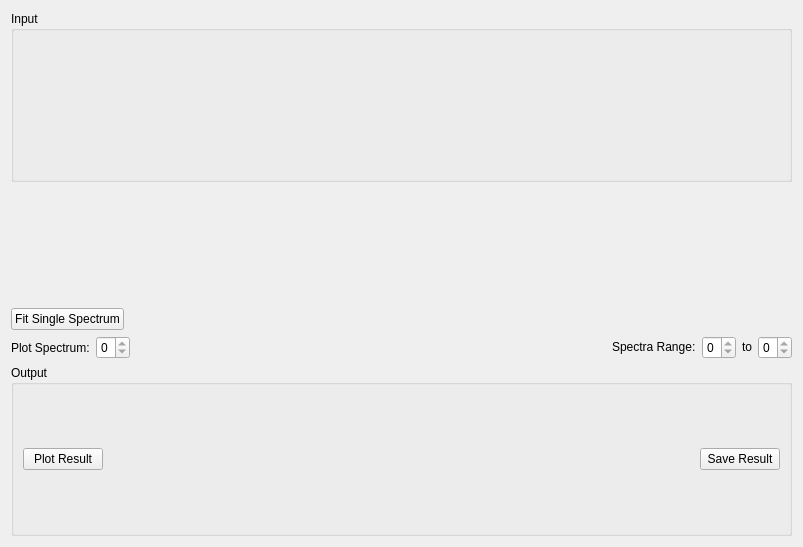
<?xml version="1.0" encoding="UTF-8"?>
<ui version="4.0">
 <class>MSDFit</class>
 <widget class="QWidget" name="MSDFit">
  <property name="geometry">
   <rect>
    <x>0</x>
    <y>0</y>
    <width>803</width>
    <height>547</height>
   </rect>
  </property>
  <property name="windowTitle">
   <string>Form</string>
  </property>
  <layout class="QVBoxLayout" name="verticalLayout_5">
   <item>
    <widget class="QGroupBox" name="gbInput">
     <property name="title">
      <string>Input</string>
     </property>
     <layout class="QHBoxLayout" name="horizontalLayout_18">
      <item>
       <widget class="MantidQt::MantidWidgets::DataSelector" name="dsSampleInput" native="true">
        <property name="sizePolicy">
         <sizepolicy hsizetype="Minimum" vsizetype="Fixed">
          <horstretch>0</horstretch>
          <verstretch>0</verstretch>
         </sizepolicy>
        </property>
        <property name="workspaceSuffixes" stdset="0">
         <stringlist>
          <string>_eq2</string>
         </stringlist>
        </property>
        <property name="fileBrowserSuffixes" stdset="0">
         <stringlist>
          <string>_eq2.nxs</string>
         </stringlist>
        </property>
        <property name="showLoad" stdset="0">
         <bool>false</bool>
        </property>
       </widget>
      </item>
     </layout>
    </widget>
   </item>
   <item>
    <layout class="QHBoxLayout" name="loMSDFit">
     <item>
      <layout class="QVBoxLayout" name="properties"/>
     </item>
     <item>
      <layout class="QVBoxLayout" name="loMSDPlot">
       <item>
        <widget class="MantidQt::MantidWidgets::PreviewPlot" name="ppPlot" native="true">
         <property name="showLegend" stdset="0">
          <bool>true</bool>
         </property>
         <property name="curveErrorBars" stdset="0">
          <stringlist>
           <string>Sample</string>
          </stringlist>
         </property>
         <property name="canvasColour" stdset="0">
          <color>
           <red>255</red>
           <green>255</green>
           <blue>255</blue>
          </color>
         </property>
        </widget>
       </item>
       <item>
        <layout class="QHBoxLayout" name="loPlotOptions">
         <item>
          <widget class="QPushButton" name="pbSingleFit">
           <property name="text">
            <string>Fit Single Spectrum</string>
           </property>
          </widget>
         </item>
         <item>
          <spacer name="horizontalSpacer_2">
           <property name="orientation">
            <enum>Qt::Horizontal</enum>
           </property>
           <property name="sizeHint" stdset="0">
            <size>
             <width>40</width>
             <height>20</height>
            </size>
           </property>
          </spacer>
         </item>
        </layout>
       </item>
       <item>
        <layout class="QHBoxLayout" name="loSpectraOptions">
         <item>
          <widget class="QLabel" name="lbPlotSpectrum">
           <property name="text">
            <string>Plot Spectrum:</string>
           </property>
          </widget>
         </item>
         <item>
          <widget class="QSpinBox" name="spPlotSpectrum">
           <property name="minimum">
            <number>0</number>
           </property>
           <property name="maximum">
            <number>0</number>
           </property>
          </widget>
         </item>
         <item>
          <spacer name="horizontalSpacer_3">
           <property name="orientation">
            <enum>Qt::Horizontal</enum>
           </property>
           <property name="sizeType">
            <enum>QSizePolicy::Expanding</enum>
           </property>
           <property name="sizeHint" stdset="0">
            <size>
             <width>40</width>
             <height>20</height>
            </size>
           </property>
          </spacer>
         </item>
         <item>
          <widget class="QLabel" name="lbSpectraRange">
           <property name="sizePolicy">
            <sizepolicy hsizetype="Preferred" vsizetype="Fixed">
             <horstretch>0</horstretch>
             <verstretch>0</verstretch>
            </sizepolicy>
           </property>
           <property name="text">
            <string>Spectra Range:</string>
           </property>
          </widget>
         </item>
         <item>
          <widget class="QSpinBox" name="spSpectraMin">
           <property name="minimum">
            <number>0</number>
           </property>
           <property name="maximum">
            <number>0</number>
           </property>
          </widget>
         </item>
         <item>
          <widget class="QLabel" name="lbSpectraTo">
           <property name="sizePolicy">
            <sizepolicy hsizetype="Preferred" vsizetype="Fixed">
             <horstretch>0</horstretch>
             <verstretch>0</verstretch>
            </sizepolicy>
           </property>
           <property name="text">
            <string>to</string>
           </property>
          </widget>
         </item>
         <item>
          <widget class="QSpinBox" name="spSpectraMax">
           <property name="minimum">
            <number>0</number>
           </property>
           <property name="maximum">
            <number>0</number>
           </property>
          </widget>
         </item>
        </layout>
       </item>
      </layout>
     </item>
    </layout>
   </item>
   <item>
    <widget class="QGroupBox" name="gbOutput">
     <property name="title">
      <string>Output</string>
     </property>
     <layout class="QHBoxLayout" name="horizontalLayout_8">
      <item>
       <widget class="QPushButton" name="pbPlot">
        <property name="enabled">
         <bool>true</bool>
        </property>
        <property name="text">
         <string>Plot Result</string>
        </property>
        <property name="checked">
         <bool>false</bool>
        </property>
       </widget>
      </item>
      <item>
       <spacer name="horizontalSpacer_1">
        <property name="orientation">
         <enum>Qt::Horizontal</enum>
        </property>
        <property name="sizeHint" stdset="0">
         <size>
          <width>40</width>
          <height>20</height>
         </size>
        </property>
       </spacer>
      </item>
      <item>
       <widget class="QPushButton" name="pbSave">
        <property name="text">
         <string>Save Result</string>
        </property>
       </widget>
      </item>
     </layout>
    </widget>
   </item>
  </layout>
 </widget>
 <customwidgets>
  <customwidget>
   <class>MantidQt::MantidWidgets::DataSelector</class>
   <extends>QWidget</extends>
   <header>MantidQtMantidWidgets/DataSelector.h</header>
  </customwidget>
  <customwidget>
   <class>MantidQt::MantidWidgets::PreviewPlot</class>
   <extends>QWidget</extends>
   <header>MantidQtMantidWidgets/PreviewPlot.h</header>
   <container>1</container>
  </customwidget>
 </customwidgets>
 <resources/>
 <connections/>
</ui>
